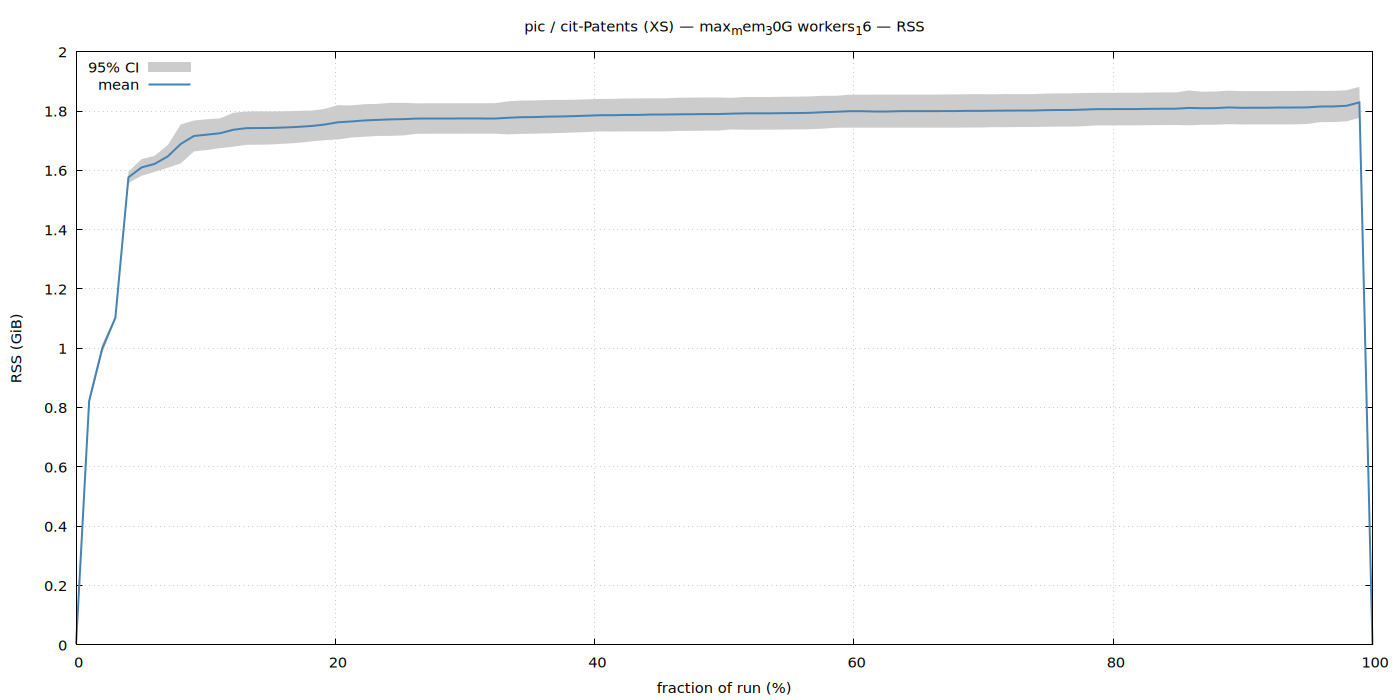

Reproduce this figure in gnuplot.
set terminal pngcairo size 1400,700 enhanced font 'Sans,11'
set output '/home/ubuntu/nvm/gfrs/pic/XS/cit-Patents/max_mem_30G_workers_16/rss.png'
set title "pic / cit-Patents (XS) — max_mem_30G workers_16 — RSS"
set xlabel 'fraction of run (%)'
set ylabel 'RSS (GiB)'
set grid
set key top left
set yrange [0:*]
plot '/home/ubuntu/nvm/gfrs/pic/XS/cit-Patents/max_mem_30G_workers_16/rss.dat' using 1:3:4 with filledcurves lc rgb '#cccccc' title '95% CI', \
     '' using 1:2 with lines lw 2 lc rgb '#4682b4' title 'mean'
